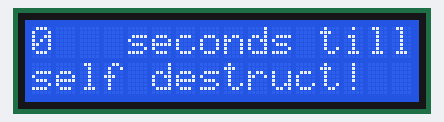
The sketch below on a simulated Arduino Uno, built with avr-gcc and run on an emulated ATmega328P. Shown: 16×2 character LCD.

Above: at 0.1 s.
At 4.1 s:
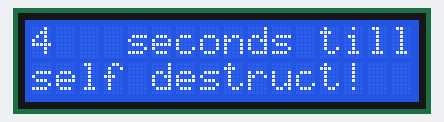
At 9.1 s:
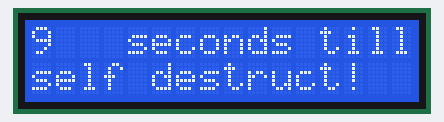
At 19.1 s:
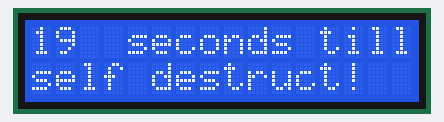
At 29.1 s:
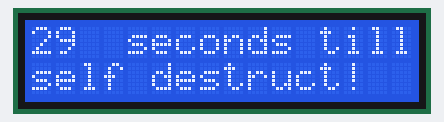
At 39.1 s:
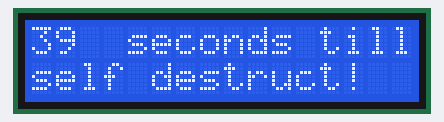

Measured:
- what the display in image 1 shows lasts 1.0 s, from 4.0 s to 5.0 s

The sketch:

LED_selfDestruct.ino
```cpp
// include the library code:
#include <LiquidCrystal.h>

// initialize the library by associating any needed LCD interface pin
// with the arduino pin number it is connected to
const int RS = 12, E = 11, D4 = 5, D5 = 4, D6 = 3, D7 = 2;
LiquidCrystal lcd(RS, E, D4, D5, D6, D7);

void setup() {
  // set up the LCD's number of columns and rows:
  lcd.begin(16, 2);

  // set the cursor to column 0, line 1
  // (note: line 1 is the second row, since counting begins with 0):
  lcd.setCursor(4, 0);

  // Print a message to the LCD.
  lcd.print("seconds till");

  lcd.setCursor (0, 1);

  lcd.print ("self destruct!");
}

void loop() {
  // set the cursor to column 0, line 1
  // (note: line 1 is the second row, since counting begins with 0):
  lcd.setCursor(0, 0);
  // print the number of seconds since reset:
  lcd.print(millis() / 1000);
}
```
